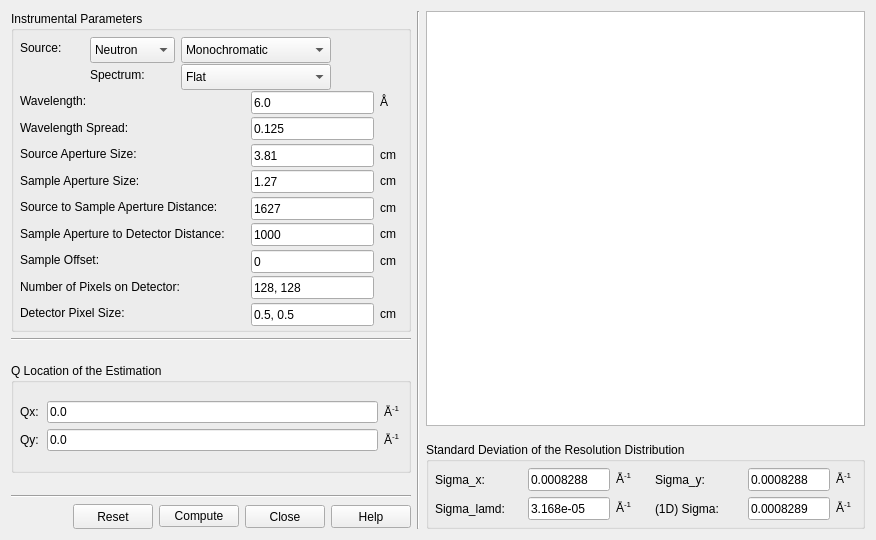
<?xml version="1.0" encoding="UTF-8"?>
<ui version="4.0">
 <class>ResolutionCalculatorPanel</class>
 <widget class="QDialog" name="ResolutionCalculatorPanel">
  <property name="enabled">
   <bool>true</bool>
  </property>
  <property name="geometry">
   <rect>
    <x>0</x>
    <y>0</y>
    <width>876</width>
    <height>540</height>
   </rect>
  </property>
  <property name="sizePolicy">
   <sizepolicy hsizetype="MinimumExpanding" vsizetype="MinimumExpanding">
    <horstretch>0</horstretch>
    <verstretch>0</verstretch>
   </sizepolicy>
  </property>
  <property name="minimumSize">
   <size>
    <width>800</width>
    <height>540</height>
   </size>
  </property>
  <property name="maximumSize">
   <size>
    <width>1310</width>
    <height>667</height>
   </size>
  </property>
  <property name="windowTitle">
   <string>Q Resolution Estimator</string>
  </property>
  <property name="windowIcon">
   <iconset>
    <normaloff>:/res/sasview-icon.ico</normaloff>:/res/sasview-icon.ico</iconset>
  </property>
  <layout class="QGridLayout" name="gridLayout_7">
   <item row="0" column="0">
    <widget class="QGroupBox" name="groupBox">
     <property name="minimumSize">
      <size>
       <width>400</width>
       <height>0</height>
      </size>
     </property>
     <property name="maximumSize">
      <size>
       <width>16777215</width>
       <height>350</height>
      </size>
     </property>
     <property name="title">
      <string>Instrumental Parameters</string>
     </property>
     <layout class="QGridLayout" name="gridLayout_6">
      <property name="margin">
       <number>6</number>
      </property>
      <item row="0" column="0">
       <layout class="QGridLayout" name="gridLayout_5">
        <item row="0" column="0">
         <widget class="QLabel" name="label_26">
          <property name="minimumSize">
           <size>
            <width>26</width>
            <height>17</height>
           </size>
          </property>
          <property name="text">
           <string>Source:</string>
          </property>
         </widget>
        </item>
        <item row="0" column="1">
         <widget class="QComboBox" name="cbSource">
          <property name="sizePolicy">
           <sizepolicy hsizetype="Minimum" vsizetype="Fixed">
            <horstretch>0</horstretch>
            <verstretch>0</verstretch>
           </sizepolicy>
          </property>
          <property name="minimumSize">
           <size>
            <width>85</width>
            <height>26</height>
           </size>
          </property>
          <property name="toolTip">
           <string>Source Selection: Affect on the gravitational contribution.</string>
          </property>
          <property name="currentIndex">
           <number>2</number>
          </property>
          <item>
           <property name="text">
            <string>Alpha</string>
           </property>
          </item>
          <item>
           <property name="text">
            <string>Deutron</string>
           </property>
          </item>
          <item>
           <property name="text">
            <string>Neutron</string>
           </property>
          </item>
          <item>
           <property name="text">
            <string>Photon</string>
           </property>
          </item>
          <item>
           <property name="text">
            <string>Proton</string>
           </property>
          </item>
          <item>
           <property name="text">
            <string>Triton</string>
           </property>
          </item>
         </widget>
        </item>
        <item row="0" column="2" colspan="2">
         <widget class="QComboBox" name="cbWaveColor">
          <property name="sizePolicy">
           <sizepolicy hsizetype="Minimum" vsizetype="Fixed">
            <horstretch>0</horstretch>
            <verstretch>0</verstretch>
           </sizepolicy>
          </property>
          <property name="minimumSize">
           <size>
            <width>100</width>
            <height>26</height>
           </size>
          </property>
          <property name="maximumSize">
           <size>
            <width>150</width>
            <height>26</height>
           </size>
          </property>
          <item>
           <property name="text">
            <string>Monochromatic</string>
           </property>
          </item>
          <item>
           <property name="text">
            <string>TOF</string>
           </property>
          </item>
         </widget>
        </item>
        <item row="1" column="1">
         <widget class="QLabel" name="lblSpectrum">
          <property name="minimumSize">
           <size>
            <width>70</width>
            <height>20</height>
           </size>
          </property>
          <property name="baseSize">
           <size>
            <width>80</width>
            <height>20</height>
           </size>
          </property>
          <property name="text">
           <string>Spectrum:</string>
          </property>
         </widget>
        </item>
        <item row="1" column="2" colspan="2">
         <widget class="QComboBox" name="cbCustomSpectrum">
          <property name="sizePolicy">
           <sizepolicy hsizetype="Minimum" vsizetype="Fixed">
            <horstretch>0</horstretch>
            <verstretch>0</verstretch>
           </sizepolicy>
          </property>
          <property name="minimumSize">
           <size>
            <width>90</width>
            <height>26</height>
           </size>
          </property>
          <property name="maximumSize">
           <size>
            <width>150</width>
            <height>26</height>
           </size>
          </property>
          <property name="toolTip">
           <string>Wavelength Spectrum: Intensity vs. wavelength.</string>
          </property>
          <item>
           <property name="text">
            <string>Flat</string>
           </property>
          </item>
          <item>
           <property name="text">
            <string>Add New</string>
           </property>
          </item>
         </widget>
        </item>
        <item row="2" column="0" colspan="2">
         <widget class="QLabel" name="label_27">
          <property name="minimumSize">
           <size>
            <width>84</width>
            <height>20</height>
           </size>
          </property>
          <property name="text">
           <string>Wavelength:</string>
          </property>
         </widget>
        </item>
        <item row="2" column="3">
         <widget class="QLineEdit" name="txtWavelength">
          <property name="sizePolicy">
           <sizepolicy hsizetype="Expanding" vsizetype="Fixed">
            <horstretch>0</horstretch>
            <verstretch>0</verstretch>
           </sizepolicy>
          </property>
          <property name="minimumSize">
           <size>
            <width>100</width>
            <height>23</height>
           </size>
          </property>
          <property name="baseSize">
           <size>
            <width>100</width>
            <height>20</height>
           </size>
          </property>
          <property name="focusPolicy">
           <enum>Qt::StrongFocus</enum>
          </property>
          <property name="toolTip">
           <string>Wavelength of the Neutrons.</string>
          </property>
          <property name="text">
           <string>6.0</string>
          </property>
          <property name="echoMode">
           <enum>QLineEdit::Normal</enum>
          </property>
         </widget>
        </item>
        <item row="2" column="4">
         <widget class="QLabel" name="lblUnitWavelength">
          <property name="minimumSize">
           <size>
            <width>22</width>
            <height>21</height>
           </size>
          </property>
          <property name="text">
           <string>Å</string>
          </property>
          <property name="alignment">
           <set>Qt::AlignLeading|Qt::AlignLeft|Qt::AlignVCenter</set>
          </property>
         </widget>
        </item>
        <item row="3" column="0" colspan="2">
         <widget class="QLabel" name="label_28">
          <property name="minimumSize">
           <size>
            <width>134</width>
            <height>20</height>
           </size>
          </property>
          <property name="text">
           <string>Wavelength Spread:</string>
          </property>
         </widget>
        </item>
        <item row="3" column="3">
         <widget class="QLineEdit" name="txtWavelengthSpread">
          <property name="minimumSize">
           <size>
            <width>100</width>
            <height>23</height>
           </size>
          </property>
          <property name="baseSize">
           <size>
            <width>100</width>
            <height>20</height>
           </size>
          </property>
          <property name="focusPolicy">
           <enum>Qt::StrongFocus</enum>
          </property>
          <property name="toolTip">
           <string>Wavelength Spread of Neutrons.</string>
          </property>
          <property name="text">
           <string>0.125</string>
          </property>
         </widget>
        </item>
        <item row="4" column="0" colspan="2">
         <widget class="QLabel" name="label_29">
          <property name="minimumSize">
           <size>
            <width>143</width>
            <height>20</height>
           </size>
          </property>
          <property name="text">
           <string>Source Aperture Size:</string>
          </property>
         </widget>
        </item>
        <item row="4" column="3">
         <widget class="QLineEdit" name="txtSourceApertureSize">
          <property name="sizePolicy">
           <sizepolicy hsizetype="Expanding" vsizetype="Fixed">
            <horstretch>0</horstretch>
            <verstretch>0</verstretch>
           </sizepolicy>
          </property>
          <property name="minimumSize">
           <size>
            <width>100</width>
            <height>23</height>
           </size>
          </property>
          <property name="baseSize">
           <size>
            <width>100</width>
            <height>20</height>
           </size>
          </property>
          <property name="focusPolicy">
           <enum>Qt::StrongFocus</enum>
          </property>
          <property name="toolTip">
           <string>Source Aperture Size.</string>
          </property>
          <property name="text">
           <string>3.81</string>
          </property>
         </widget>
        </item>
        <item row="4" column="4">
         <widget class="QLabel" name="label_39">
          <property name="minimumSize">
           <size>
            <width>22</width>
            <height>21</height>
           </size>
          </property>
          <property name="text">
           <string>cm</string>
          </property>
          <property name="alignment">
           <set>Qt::AlignLeading|Qt::AlignLeft|Qt::AlignVCenter</set>
          </property>
         </widget>
        </item>
        <item row="5" column="0" colspan="2">
         <widget class="QLabel" name="label_30">
          <property name="minimumSize">
           <size>
            <width>147</width>
            <height>20</height>
           </size>
          </property>
          <property name="text">
           <string>Sample Aperture Size:</string>
          </property>
         </widget>
        </item>
        <item row="5" column="3">
         <widget class="QLineEdit" name="txtSampleApertureSize">
          <property name="sizePolicy">
           <sizepolicy hsizetype="Expanding" vsizetype="Fixed">
            <horstretch>0</horstretch>
            <verstretch>0</verstretch>
           </sizepolicy>
          </property>
          <property name="minimumSize">
           <size>
            <width>100</width>
            <height>23</height>
           </size>
          </property>
          <property name="baseSize">
           <size>
            <width>100</width>
            <height>20</height>
           </size>
          </property>
          <property name="focusPolicy">
           <enum>Qt::StrongFocus</enum>
          </property>
          <property name="toolTip">
           <string>Sample Aperture Size.</string>
          </property>
          <property name="text">
           <string>1.27</string>
          </property>
         </widget>
        </item>
        <item row="5" column="4">
         <widget class="QLabel" name="label_40">
          <property name="sizePolicy">
           <sizepolicy hsizetype="Preferred" vsizetype="Preferred">
            <horstretch>0</horstretch>
            <verstretch>0</verstretch>
           </sizepolicy>
          </property>
          <property name="minimumSize">
           <size>
            <width>22</width>
            <height>21</height>
           </size>
          </property>
          <property name="text">
           <string>cm</string>
          </property>
         </widget>
        </item>
        <item row="6" column="0" colspan="3">
         <widget class="QLabel" name="label_31">
          <property name="minimumSize">
           <size>
            <width>220</width>
            <height>20</height>
           </size>
          </property>
          <property name="text">
           <string>Source to Sample Aperture Distance:</string>
          </property>
         </widget>
        </item>
        <item row="6" column="3">
         <widget class="QLineEdit" name="txtSource2SampleDistance">
          <property name="sizePolicy">
           <sizepolicy hsizetype="Expanding" vsizetype="Fixed">
            <horstretch>0</horstretch>
            <verstretch>0</verstretch>
           </sizepolicy>
          </property>
          <property name="minimumSize">
           <size>
            <width>100</width>
            <height>23</height>
           </size>
          </property>
          <property name="baseSize">
           <size>
            <width>100</width>
            <height>20</height>
           </size>
          </property>
          <property name="focusPolicy">
           <enum>Qt::StrongFocus</enum>
          </property>
          <property name="toolTip">
           <string>Source to Sample Aperture Distance.</string>
          </property>
          <property name="text">
           <string>1627</string>
          </property>
         </widget>
        </item>
        <item row="6" column="4">
         <widget class="QLabel" name="label_41">
          <property name="minimumSize">
           <size>
            <width>22</width>
            <height>21</height>
           </size>
          </property>
          <property name="text">
           <string>cm</string>
          </property>
         </widget>
        </item>
        <item row="7" column="0" colspan="3">
         <widget class="QLabel" name="label_32">
          <property name="minimumSize">
           <size>
            <width>225</width>
            <height>20</height>
           </size>
          </property>
          <property name="text">
           <string>Sample Aperture to Detector Distance:</string>
          </property>
         </widget>
        </item>
        <item row="7" column="3">
         <widget class="QLineEdit" name="txtSample2DetectorDistance">
          <property name="minimumSize">
           <size>
            <width>100</width>
            <height>23</height>
           </size>
          </property>
          <property name="baseSize">
           <size>
            <width>100</width>
            <height>20</height>
           </size>
          </property>
          <property name="toolTip">
           <string>Sample Aperture to Detector Distance.</string>
          </property>
          <property name="text">
           <string>1000</string>
          </property>
         </widget>
        </item>
        <item row="7" column="4">
         <widget class="QLabel" name="label_42">
          <property name="minimumSize">
           <size>
            <width>22</width>
            <height>21</height>
           </size>
          </property>
          <property name="text">
           <string>cm</string>
          </property>
         </widget>
        </item>
        <item row="8" column="0" colspan="2">
         <widget class="QLabel" name="label_33">
          <property name="minimumSize">
           <size>
            <width>100</width>
            <height>20</height>
           </size>
          </property>
          <property name="text">
           <string>Sample Offset:</string>
          </property>
         </widget>
        </item>
        <item row="8" column="3">
         <widget class="QLineEdit" name="txtSampleOffset">
          <property name="minimumSize">
           <size>
            <width>100</width>
            <height>23</height>
           </size>
          </property>
          <property name="baseSize">
           <size>
            <width>100</width>
            <height>20</height>
           </size>
          </property>
          <property name="toolTip">
           <string>Sample Offset.</string>
          </property>
          <property name="text">
           <string>0</string>
          </property>
         </widget>
        </item>
        <item row="8" column="4">
         <widget class="QLabel" name="label_43">
          <property name="minimumSize">
           <size>
            <width>22</width>
            <height>21</height>
           </size>
          </property>
          <property name="text">
           <string>cm</string>
          </property>
         </widget>
        </item>
        <item row="9" column="0" colspan="3">
         <widget class="QLabel" name="label_34">
          <property name="minimumSize">
           <size>
            <width>175</width>
            <height>20</height>
           </size>
          </property>
          <property name="text">
           <string>Number of Pixels on Detector:</string>
          </property>
         </widget>
        </item>
        <item row="9" column="3">
         <widget class="QLineEdit" name="txtDetectorSize">
          <property name="minimumSize">
           <size>
            <width>100</width>
            <height>23</height>
           </size>
          </property>
          <property name="baseSize">
           <size>
            <width>100</width>
            <height>20</height>
           </size>
          </property>
          <property name="toolTip">
           <string>Number of Pixels on Detector.</string>
          </property>
          <property name="text">
           <string>128, 128</string>
          </property>
         </widget>
        </item>
        <item row="10" column="0" colspan="2">
         <widget class="QLabel" name="label_35">
          <property name="minimumSize">
           <size>
            <width>129</width>
            <height>20</height>
           </size>
          </property>
          <property name="text">
           <string>Detector Pixel Size:</string>
          </property>
         </widget>
        </item>
        <item row="10" column="3">
         <widget class="QLineEdit" name="txtDetectorPixSize">
          <property name="minimumSize">
           <size>
            <width>100</width>
            <height>23</height>
           </size>
          </property>
          <property name="baseSize">
           <size>
            <width>100</width>
            <height>20</height>
           </size>
          </property>
          <property name="toolTip">
           <string>Detector Pixel Size.</string>
          </property>
          <property name="text">
           <string>0.5, 0.5</string>
          </property>
         </widget>
        </item>
        <item row="10" column="4">
         <widget class="QLabel" name="label_45">
          <property name="minimumSize">
           <size>
            <width>22</width>
            <height>21</height>
           </size>
          </property>
          <property name="text">
           <string>cm</string>
          </property>
         </widget>
        </item>
       </layout>
      </item>
     </layout>
    </widget>
   </item>
   <item row="0" column="1" rowspan="7">
    <widget class="Line" name="line_4">
     <property name="orientation">
      <enum>Qt::Vertical</enum>
     </property>
    </widget>
   </item>
   <item row="0" column="2" rowspan="3">
    <widget class="QGraphicsView" name="graphicsView">
     <property name="sizePolicy">
      <sizepolicy hsizetype="Expanding" vsizetype="Expanding">
       <horstretch>0</horstretch>
       <verstretch>0</verstretch>
      </sizepolicy>
     </property>
     <property name="minimumSize">
      <size>
       <width>415</width>
       <height>415</height>
      </size>
     </property>
    </widget>
   </item>
   <item row="1" column="0">
    <widget class="Line" name="line">
     <property name="orientation">
      <enum>Qt::Horizontal</enum>
     </property>
    </widget>
   </item>
   <item row="2" column="0" rowspan="3">
    <widget class="QGroupBox" name="groupBox_2">
     <property name="minimumSize">
      <size>
       <width>400</width>
       <height>95</height>
      </size>
     </property>
     <property name="maximumSize">
      <size>
       <width>450</width>
       <height>110</height>
      </size>
     </property>
     <property name="title">
      <string>Q Location of the Estimation</string>
     </property>
     <layout class="QGridLayout" name="gridLayout_9">
      <property name="margin">
       <number>6</number>
      </property>
      <item row="0" column="0">
       <layout class="QGridLayout" name="gridLayout">
        <item row="0" column="0">
         <widget class="QLabel" name="label_21">
          <property name="minimumSize">
           <size>
            <width>21</width>
            <height>21</height>
           </size>
          </property>
          <property name="text">
           <string>Qx:</string>
          </property>
         </widget>
        </item>
        <item row="0" column="1">
         <widget class="QLineEdit" name="txtQx">
          <property name="minimumSize">
           <size>
            <width>100</width>
            <height>21</height>
           </size>
          </property>
          <property name="baseSize">
           <size>
            <width>100</width>
            <height>21</height>
           </size>
          </property>
          <property name="toolTip">
           <string>Type the Qx value.</string>
          </property>
          <property name="text">
           <string>0.0</string>
          </property>
         </widget>
        </item>
        <item row="0" column="2">
         <widget class="QLabel" name="lblUnitQx">
          <property name="minimumSize">
           <size>
            <width>18</width>
            <height>21</height>
           </size>
          </property>
          <property name="text">
           <string>&lt;html&gt;&lt;head/&gt;&lt;body&gt;&lt;p&gt;Å&lt;span style=&quot; vertical-align:super;&quot;&gt;-1&lt;/span&gt;&lt;/p&gt;&lt;/body&gt;&lt;/html&gt;</string>
          </property>
         </widget>
        </item>
        <item row="1" column="0">
         <widget class="QLabel" name="label_22">
          <property name="minimumSize">
           <size>
            <width>21</width>
            <height>21</height>
           </size>
          </property>
          <property name="text">
           <string>Qy:</string>
          </property>
         </widget>
        </item>
        <item row="1" column="1">
         <widget class="QLineEdit" name="txtQy">
          <property name="minimumSize">
           <size>
            <width>100</width>
            <height>21</height>
           </size>
          </property>
          <property name="baseSize">
           <size>
            <width>100</width>
            <height>21</height>
           </size>
          </property>
          <property name="toolTip">
           <string>Type the Qy value.</string>
          </property>
          <property name="text">
           <string>0.0</string>
          </property>
         </widget>
        </item>
        <item row="1" column="2">
         <widget class="QLabel" name="lblUnitQy">
          <property name="minimumSize">
           <size>
            <width>18</width>
            <height>21</height>
           </size>
          </property>
          <property name="text">
           <string>&lt;html&gt;&lt;head/&gt;&lt;body&gt;&lt;p&gt;Å&lt;span style=&quot; vertical-align:super;&quot;&gt;-1&lt;/span&gt;&lt;/p&gt;&lt;/body&gt;&lt;/html&gt;</string>
          </property>
         </widget>
        </item>
       </layout>
      </item>
     </layout>
    </widget>
   </item>
   <item row="3" column="2">
    <spacer name="verticalSpacer_2">
     <property name="orientation">
      <enum>Qt::Vertical</enum>
     </property>
     <property name="sizeHint" stdset="0">
      <size>
       <width>20</width>
       <height>40</height>
      </size>
     </property>
    </spacer>
   </item>
   <item row="4" column="2" rowspan="3">
    <widget class="QGroupBox" name="groupBox_3">
     <property name="title">
      <string>Standard Deviation of the Resolution Distribution</string>
     </property>
     <layout class="QGridLayout" name="gridLayout_4">
      <property name="margin">
       <number>6</number>
      </property>
      <item row="0" column="0">
       <layout class="QGridLayout" name="gridLayout_2">
        <item row="0" column="1">
         <widget class="QLineEdit" name="txtSigma_x">
          <property name="enabled">
           <bool>true</bool>
          </property>
          <property name="minimumSize">
           <size>
            <width>80</width>
            <height>23</height>
           </size>
          </property>
          <property name="baseSize">
           <size>
            <width>100</width>
            <height>21</height>
           </size>
          </property>
          <property name="toolTip">
           <string>The x component of the geometric resolution, excluding sigma_lamda.</string>
          </property>
          <property name="text">
           <string>0.0008288</string>
          </property>
          <property name="readOnly">
           <bool>true</bool>
          </property>
         </widget>
        </item>
        <item row="0" column="5">
         <widget class="QLineEdit" name="txtSigma_y">
          <property name="enabled">
           <bool>true</bool>
          </property>
          <property name="minimumSize">
           <size>
            <width>80</width>
            <height>23</height>
           </size>
          </property>
          <property name="baseSize">
           <size>
            <width>100</width>
            <height>21</height>
           </size>
          </property>
          <property name="toolTip">
           <string>The y component of the geometric resolution, excluding sigma_lamda.</string>
          </property>
          <property name="text">
           <string>0.0008288</string>
          </property>
          <property name="readOnly">
           <bool>true</bool>
          </property>
         </widget>
        </item>
        <item row="1" column="0">
         <widget class="QLabel" name="label_2">
          <property name="minimumSize">
           <size>
            <width>87</width>
            <height>20</height>
           </size>
          </property>
          <property name="baseSize">
           <size>
            <width>87</width>
            <height>20</height>
           </size>
          </property>
          <property name="text">
           <string>Sigma_lamd:</string>
          </property>
         </widget>
        </item>
        <item row="1" column="1">
         <widget class="QLineEdit" name="txtSigma_lamd">
          <property name="enabled">
           <bool>true</bool>
          </property>
          <property name="minimumSize">
           <size>
            <width>80</width>
            <height>23</height>
           </size>
          </property>
          <property name="baseSize">
           <size>
            <width>100</width>
            <height>21</height>
           </size>
          </property>
          <property name="toolTip">
           <string>The wavelength contribution in the radial direction. Note: The phi component is always zero.</string>
          </property>
          <property name="text">
           <string>3.168e-05</string>
          </property>
          <property name="readOnly">
           <bool>true</bool>
          </property>
         </widget>
        </item>
        <item row="1" column="5">
         <widget class="QLineEdit" name="txt1DSigma">
          <property name="enabled">
           <bool>true</bool>
          </property>
          <property name="minimumSize">
           <size>
            <width>80</width>
            <height>23</height>
           </size>
          </property>
          <property name="baseSize">
           <size>
            <width>100</width>
            <height>21</height>
           </size>
          </property>
          <property name="toolTip">
           <string>Resolution in 1-dimension (for 1D data).</string>
          </property>
          <property name="text">
           <string>0.0008289</string>
          </property>
          <property name="readOnly">
           <bool>true</bool>
          </property>
         </widget>
        </item>
        <item row="1" column="6">
         <widget class="QLabel" name="lblUnit1DSigma">
          <property name="minimumSize">
           <size>
            <width>20</width>
            <height>21</height>
           </size>
          </property>
          <property name="text">
           <string>&lt;html&gt;&lt;head/&gt;&lt;body&gt;&lt;p&gt;Å&lt;span style=&quot; vertical-align:super;&quot;&gt;-1&lt;/span&gt;&lt;/p&gt;&lt;/body&gt;&lt;/html&gt;</string>
          </property>
         </widget>
        </item>
        <item row="1" column="2">
         <widget class="QLabel" name="lblUnitSigmalamd">
          <property name="minimumSize">
           <size>
            <width>20</width>
            <height>21</height>
           </size>
          </property>
          <property name="text">
           <string>&lt;html&gt;&lt;head/&gt;&lt;body&gt;&lt;p&gt;Å&lt;span style=&quot; vertical-align:super;&quot;&gt;-1&lt;/span&gt;&lt;/p&gt;&lt;/body&gt;&lt;/html&gt;</string>
          </property>
         </widget>
        </item>
        <item row="1" column="4">
         <widget class="QLabel" name="label_6">
          <property name="minimumSize">
           <size>
            <width>87</width>
            <height>20</height>
           </size>
          </property>
          <property name="baseSize">
           <size>
            <width>87</width>
            <height>20</height>
           </size>
          </property>
          <property name="text">
           <string>(1D) Sigma:</string>
          </property>
         </widget>
        </item>
        <item row="0" column="4">
         <widget class="QLabel" name="label_5">
          <property name="minimumSize">
           <size>
            <width>87</width>
            <height>20</height>
           </size>
          </property>
          <property name="baseSize">
           <size>
            <width>87</width>
            <height>20</height>
           </size>
          </property>
          <property name="text">
           <string>Sigma_y:</string>
          </property>
         </widget>
        </item>
        <item row="0" column="6">
         <widget class="QLabel" name="lblUnitSigmay">
          <property name="minimumSize">
           <size>
            <width>20</width>
            <height>21</height>
           </size>
          </property>
          <property name="text">
           <string>&lt;html&gt;&lt;head/&gt;&lt;body&gt;&lt;p&gt;Å&lt;span style=&quot; vertical-align:super;&quot;&gt;-1&lt;/span&gt;&lt;/p&gt;&lt;/body&gt;&lt;/html&gt;</string>
          </property>
         </widget>
        </item>
        <item row="0" column="2">
         <widget class="QLabel" name="lblUnitSigmax">
          <property name="minimumSize">
           <size>
            <width>20</width>
            <height>21</height>
           </size>
          </property>
          <property name="text">
           <string>&lt;html&gt;&lt;head/&gt;&lt;body&gt;&lt;p&gt;Å&lt;span style=&quot; vertical-align:super;&quot;&gt;-1&lt;/span&gt;&lt;/p&gt;&lt;/body&gt;&lt;/html&gt;</string>
          </property>
         </widget>
        </item>
        <item row="0" column="0">
         <widget class="QLabel" name="label">
          <property name="minimumSize">
           <size>
            <width>87</width>
            <height>20</height>
           </size>
          </property>
          <property name="baseSize">
           <size>
            <width>87</width>
            <height>20</height>
           </size>
          </property>
          <property name="text">
           <string>Sigma_x:</string>
          </property>
         </widget>
        </item>
        <item row="0" column="3">
         <spacer name="horizontalSpacer">
          <property name="orientation">
           <enum>Qt::Horizontal</enum>
          </property>
          <property name="sizeHint" stdset="0">
           <size>
            <width>40</width>
            <height>20</height>
           </size>
          </property>
         </spacer>
        </item>
       </layout>
      </item>
     </layout>
    </widget>
   </item>
   <item row="5" column="0">
    <widget class="Line" name="line_2">
     <property name="orientation">
      <enum>Qt::Horizontal</enum>
     </property>
    </widget>
   </item>
   <item row="6" column="0">
    <layout class="QGridLayout" name="gridLayout_3">
     <item row="0" column="1">
      <widget class="QPushButton" name="cmdReset">
       <property name="minimumSize">
        <size>
         <width>75</width>
         <height>25</height>
        </size>
       </property>
       <property name="toolTip">
        <string>Reset to default SAS instrumental parameter</string>
       </property>
       <property name="text">
        <string>Reset</string>
       </property>
       <property name="autoDefault">
        <bool>false</bool>
       </property>
      </widget>
     </item>
     <item row="0" column="2">
      <widget class="QPushButton" name="cmdCompute">
       <property name="toolTip">
        <string>Compute the resolution of Q from SAS instrumental parameter</string>
       </property>
       <property name="text">
        <string>Compute</string>
       </property>
       <property name="autoDefault">
        <bool>false</bool>
       </property>
      </widget>
     </item>
     <item row="0" column="3">
      <widget class="QPushButton" name="cmdClose">
       <property name="minimumSize">
        <size>
         <width>75</width>
         <height>23</height>
        </size>
       </property>
       <property name="toolTip">
        <string>Close this window</string>
       </property>
       <property name="text">
        <string>Close</string>
       </property>
       <property name="autoDefault">
        <bool>false</bool>
       </property>
      </widget>
     </item>
     <item row="0" column="4">
      <widget class="QPushButton" name="cmdHelp">
       <property name="minimumSize">
        <size>
         <width>75</width>
         <height>23</height>
        </size>
       </property>
       <property name="toolTip">
        <string>Help on using the Resolution Calculator</string>
       </property>
       <property name="text">
        <string>Help</string>
       </property>
       <property name="autoDefault">
        <bool>false</bool>
       </property>
      </widget>
     </item>
     <item row="0" column="0">
      <spacer name="horizontalSpacer_3">
       <property name="orientation">
        <enum>Qt::Horizontal</enum>
       </property>
       <property name="sizeHint" stdset="0">
        <size>
         <width>40</width>
         <height>20</height>
        </size>
       </property>
      </spacer>
     </item>
    </layout>
   </item>
  </layout>
  <zorder>groupBox</zorder>
  <zorder>groupBox_2</zorder>
  <zorder>groupBox_3</zorder>
  <zorder>graphicsView</zorder>
  <zorder>line_4</zorder>
  <zorder>verticalSpacer_2</zorder>
  <zorder>line</zorder>
  <zorder>line_2</zorder>
 </widget>
 <tabstops>
  <tabstop>cbSource</tabstop>
  <tabstop>cbWaveColor</tabstop>
  <tabstop>cbCustomSpectrum</tabstop>
  <tabstop>txtWavelength</tabstop>
  <tabstop>txtWavelengthSpread</tabstop>
  <tabstop>txtSourceApertureSize</tabstop>
  <tabstop>txtSampleApertureSize</tabstop>
  <tabstop>txtSource2SampleDistance</tabstop>
  <tabstop>txtSample2DetectorDistance</tabstop>
  <tabstop>txtSampleOffset</tabstop>
  <tabstop>txtDetectorSize</tabstop>
  <tabstop>txtDetectorPixSize</tabstop>
  <tabstop>txtQx</tabstop>
  <tabstop>txtQy</tabstop>
  <tabstop>cmdCompute</tabstop>
  <tabstop>cmdHelp</tabstop>
  <tabstop>cmdReset</tabstop>
  <tabstop>cmdClose</tabstop>
  <tabstop>txtSigma_lamd</tabstop>
  <tabstop>txtSigma_y</tabstop>
  <tabstop>txt1DSigma</tabstop>
  <tabstop>graphicsView</tabstop>
  <tabstop>txtSigma_x</tabstop>
 </tabstops>
 <resources/>
 <connections/>
</ui>
